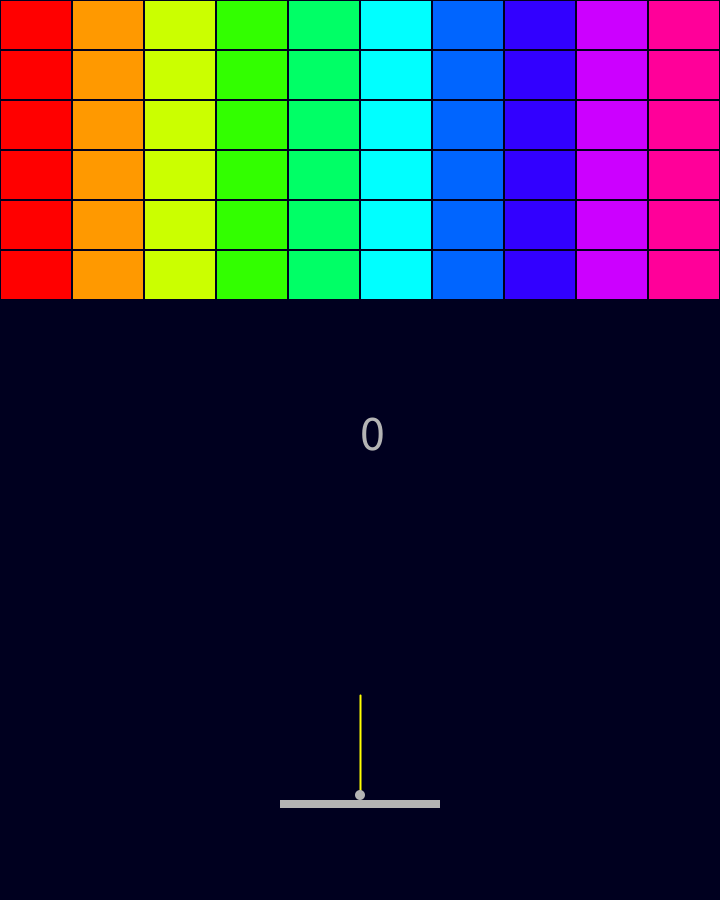
Frame 1 (no input)
Frame 60 (the mouse pressed at the canvas centre just before this capture): identical to frame 1, image omitted
Frame 120 (the mouse held since frame 60 and released just before this capture): identical to frame 1, image omitted

The Processing sketch that drew this single still picture (run headless with seeded random() and noise(); from frame 60 on, the mouse is pressed at the canvas centre):

// Processing sketch: chap9_2
// ── chap9_2.pde
// ブロック崩し_判定テスト

//2023_7/15_16:48 変数に変数を使用できた。あとは判定だけ。
int fps = 120;
color bgcolor = color(0, 0, 31);
int f = 0; //フラグ管理 0/1/2/3/4 スタート前/ゲーム中/ポーズ/クリア/ゲームオーバー
int x = 720 / 2;
int y = 795;
int v = 4;
float theta = PI / 2;
int l = 100;
float vx = 0;
float vy = -v;
int ballsize = 10;
float xbar = 720 / 2;
float vbar = 3;
float barwidth = 160;
int boxX = 10;
int boxY = 6;
int boxes = boxX * boxY;
int xbox = 0;
int ybox = 0;
int[] num = new int[boxes];
int edge = 1;
int collision = 10;
int score = 0;
int combo = 0;

void setup() {
    size(720, 900);
    frameRate(fps);
    colorMode(HSB, 360, 100, 100);
    
    for (int i = 0; i < boxes; ++i) {
        num[i] = 1;
    }
}

void draw() {
    background(bgcolor);
    stroke(60, 100, 100);
    strokeWeight(2);
    
    if (keyPressed) {
        if (keyCode == LEFT) {
            xbar -= vbar;
        }
        else if (keyCode == RIGHT) {
            xbar += vbar;
        }
    }

    if (x >= xbar - (barwidth / 2) && x <= xbar + (barwidth / 2)) {
        theta = (90 - ((x -xbar) / (barwidth / 2)) * 60) * (PI / 180);
    }

    if (f == 0) {
        if (x >= xbar - (barwidth / 2) && x <= xbar + (barwidth / 2)) {
            fill(60, 100, 100);
            line(x, y, x + (l * cos(theta)), y - (l * sin(theta)));

            if (keyPressed) {
                if (key == ' ') {
                    f = 1;
                    vx = (v * cos(theta));
                    vy = -(v * sin(theta));
                }
            }

        }
    }
    else if (f == 1) {   
        x += vx;
        y += vy;
    }

    if (x < 0){
        x = -x;
        vx = -vx;
    } else if (x > 720) {
        x = width * 2 - x;
        vx = -vx;
    }
    if (y < 0) {
        y = -y;
        vy = -vy;
    }

    noStroke();

    int boxW = (width / boxX);
    int boxH = (height / (boxY * 3));

    for (int i = 0; i < boxes; i++) {
        xbox = i % boxX;
        ybox = (i - xbox) / boxX;



        
        if (mouseX >= (xbox * boxW) + edge && mouseX < ((xbox + 1) * boxW) - edge && mouseY >= (ybox * boxH) + edge && mouseY < ((ybox + 1) * boxH) - edge){
            if(num[i] == 1){
                score ++;
                num[i] = 0;    
            }
        }



        if(num[i] == 1){
            fill(xbox * 36, 100, 100);
            rect((xbox * boxW) + edge, (ybox * boxH) + edge, boxW - (edge * 2), boxH - (edge * 2));
        }
    }

    fill(255);
    rect(xbar - (barwidth / 2), 800, barwidth, 8);

    circle(x, y, ballsize);

    

    textSize(50);
    text(score, width / 2, height / 2);
}
